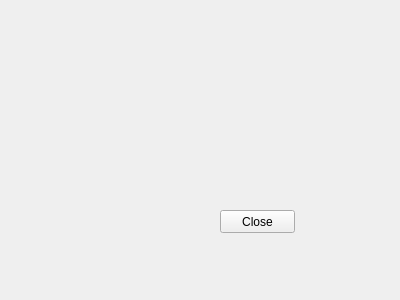
<?xml version="1.0" encoding="UTF-8"?>
<ui version="4.0">
 <class>ReceivedSMS</class>
 <widget class="QWidget" name="ReceivedSMS">
  <property name="geometry">
   <rect>
    <x>0</x>
    <y>0</y>
    <width>400</width>
    <height>300</height>
   </rect>
  </property>
  <property name="windowTitle">
   <string>Form</string>
  </property>
  <widget class="QPushButton" name="btn_close">
   <property name="geometry">
    <rect>
     <x>220</x>
     <y>210</y>
     <width>75</width>
     <height>23</height>
    </rect>
   </property>
   <property name="text">
    <string>Close</string>
   </property>
  </widget>
 </widget>
 <resources/>
 <connections/>
</ui>
